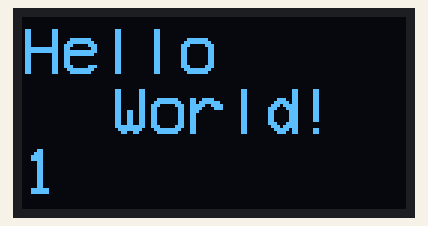
Bench run of a program on a simulated Raspberry Pi (BCM pin numbers). Shown: 128×64 one-colour display. The interpreter's speed is modelled, so counts of loop turns are approximate; text uses the font file from the repository.

Above: at 0.2 s.
At 5.12 s:
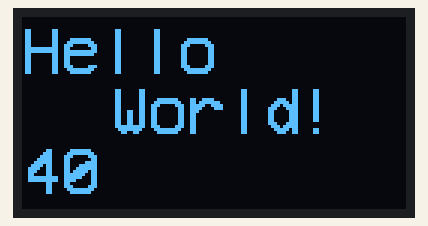
At 10.04 s:
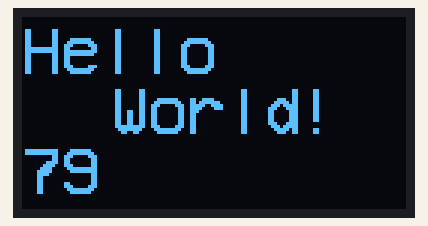
At 20.01 s:
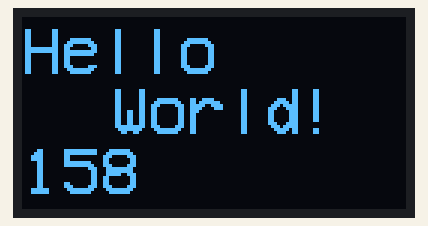
At 29.86 s:
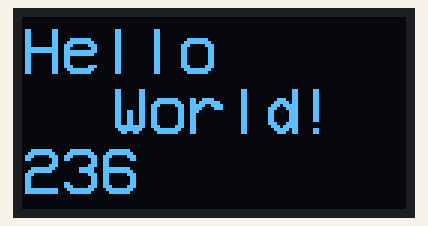
At 39.83 s:
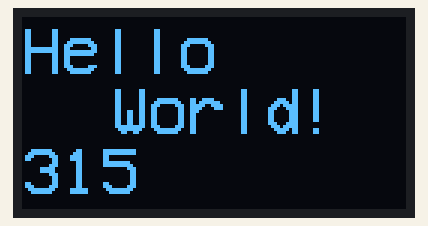

The program:

OLED_Hello.py
```python
import time
import Adafruit_SSD1306

from PIL import Image,ImageDraw,ImageFont

# Raspberry Pi pin configuration:
RST = 1

# 128x64 display with hardware I2C:
disp = Adafruit_SSD1306.SSD1306_128_64(rst=RST)

# Note you can change the I2C address by passing an i2c_address parameter like:
# disp = Adafruit_SSD1306.SSD1306_128_64(rst=RST, i2c_address=0x3C)

# Initialize library.
disp.begin()
# Clear display.
disp.clear()
count=0
while(1):
	count=count+1
	# Create blank image for drawing.
	# Make sure to create image with mode '1' for 1-bit color.
	width = disp.width
	height = disp.height
	image = Image.new('1', (width, height))

	# Get drawing object to draw on image.
	draw = ImageDraw.Draw(image)
	# Load default font.
	#font = ImageFont.load_default()
	# Alternatively load a TTF font.  Make sure the .ttf font file is in the same directory as the python script!
	# Some other nice fonts to try: http://www.dafont.com/bitmap.php
	font = ImageFont.truetype('VCR_OSD_MONO_1.001.ttf',22)
	draw.text((0,0), 'Hello',font=font, fill=1)
	draw.text((30,20), 'World!',font=font, fill=1)
	draw.text((0,40),str(count),font=font, fill=1)

	# Display image.
	disp.image(image)
	disp.display()
```
